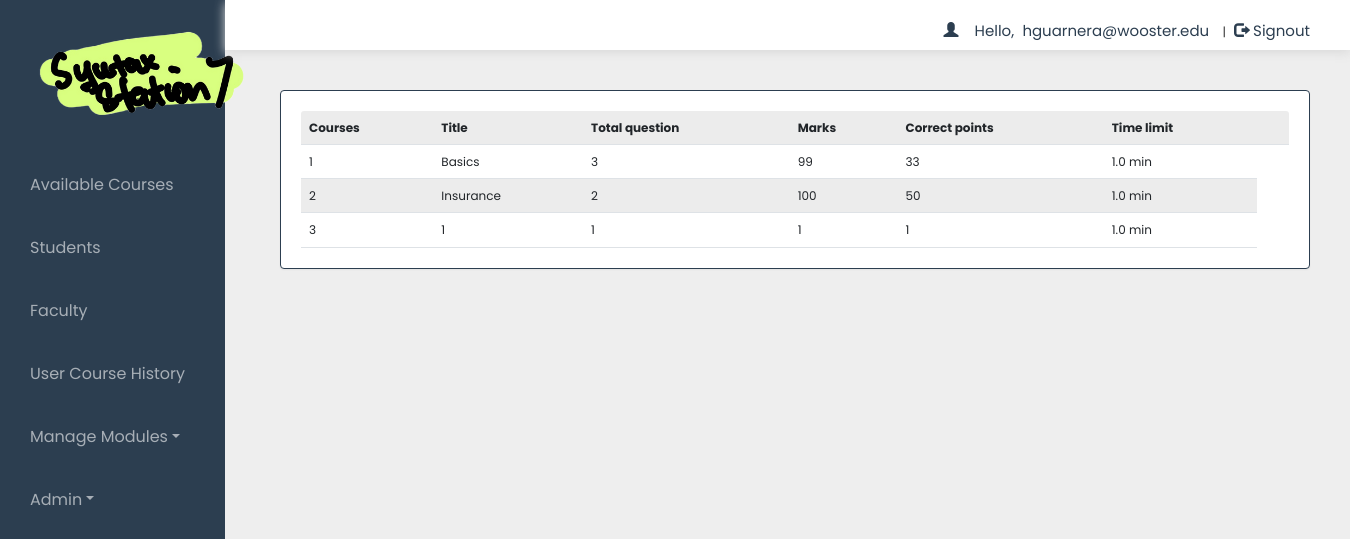
Before: /dash.php?q=0 (signed in) with the older database file.
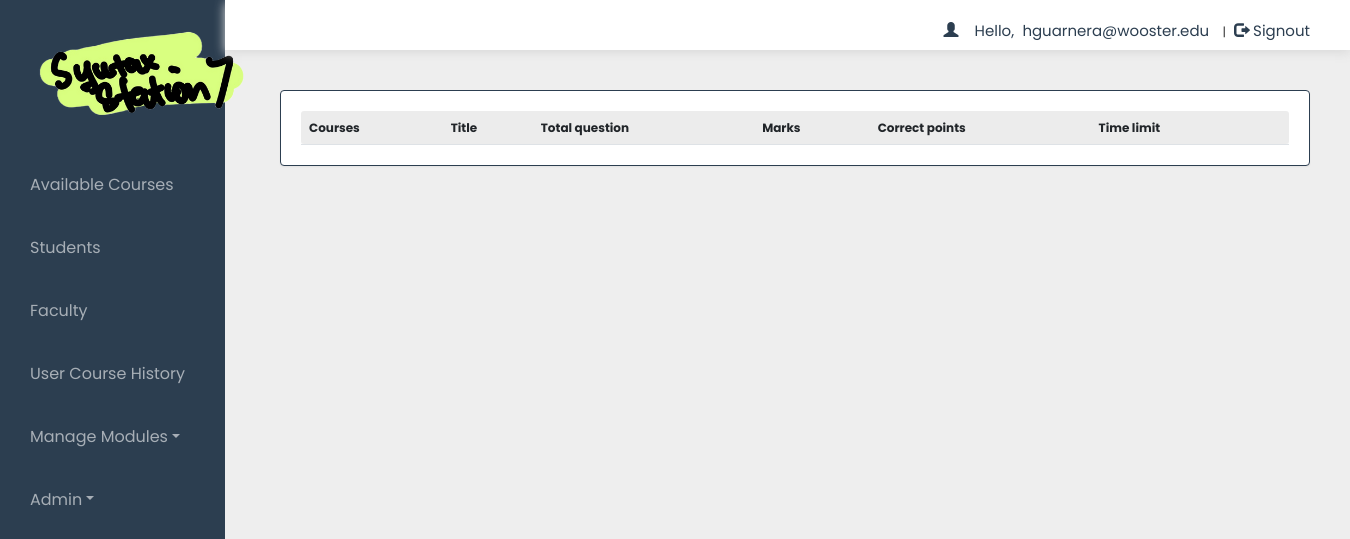
After: the same page with the newer database file.
### tables this page shows
CREATE TABLE `quiz` (
  `eid` text NOT NULL,
  `title` varchar(100) NOT NULL,
  `sahi` int(11) NOT NULL,
  `total` int(11) NOT NULL,
  `time` decimal(2,1) NOT NULL,
  `intro` text NOT NULL,
  `date` timestamp NOT NULL DEFAULT current_timestamp() ON UPDATE current_timestamp(),
  `email` varchar(50) DEFAULT NULL
);

### dash.php (the view, shortened to what this page needs)
<!DOCTYPE html>
<html>
<head>
    <link href="https://cdn.jsdelivr.net/npm/bootstrap@5.2.0-beta1/dist/css/bootstrap.min.css" rel="stylesheet">
    <link rel="stylesheet" href="css/bootstrap.min.css" />
    <link rel="stylesheet" href="css/bootstrap-theme.min.css" />
    <link rel="stylesheet" href="css/main.css">
    <link rel="stylesheet" href="css/font.css">
</head>
<?php
include_once 'dbConnection.php';
$email = $_SESSION['email'];
?>
<body>
    <div class="container-fluid">
        <div class="leftNavbar">
            <div class="row g-0 flex-nowrap">
                <div class="col-lg-2 col-sm-2 col-md-3 px-sm-0 px-0" style="background-color:#2c3e50;">
                    <div class="d-flex flex-column align-items-center align-items-sm-start px-0 mx-0 pt-2 text-white min-vh-100">
                        <a href="https://www.ashesi.edu.gh/" class="d-flex align-items-center pb-4 mb-md-0 me-md-auto text-white text-decoration-none">
                            <div class="logo">
                            <img src="./images/SSLogo.png" alt="" width="220" style="margin-bottom: 5px; margin-left: 20px; margin-top: 10px">
                            </div>
                        </a>
                        <ul class="nav-links px-3 mx-0">
                            <li class="nav-item" <?php if (@$_GET['q'] == 10) echo 'class="active"'; ?>>
                                <a href="dash.php?q=10">Available Courses<span class="sr-only">(current)</span></a>
                            </li>
                            <li class="nav-item" <?php if (@$_GET['q'] == 11) echo 'class="active"'; ?>>
                                <a href="dash.php?q=11">Students</a>
                            </li>
                            <li class="nav-item" <?php if (@$_GET['q'] == 12) echo 'class="active"'; ?>>
                                <a href="dash.php?q=12">Faculty</a>
                            </li>
                            <li class="nav-item" <?php if (@$_GET['q'] == 13) echo 'class="active"'; ?>>
                                <a href="dash.php?q=13">User Course History</a>
                            </li>
                            <li class="dropdown nav-item <?php if (@$_GET['q'] == 4 || @$_GET['q'] == 5) echo 'active'; ?>">
                                <a href="#" class="dropdown-toggle" data-toggle="dropdown" role="button" aria-haspopup="true" aria-expanded="false">Manage Modules</a>
                            </li>
                            <li class="dropdown nav-item <?php if (@$_GET['q'] == 8 || @$_GET['q'] == 9) echo 'active'; ?>">
                                <a href="#" class="dropdown-toggle" data-toggle="dropdown" role="button" aria-haspopup="true" aria-expanded="false">Admin</a>
                            </li>
                        </ul>
                    </div>
                </div>
                <div class="container col-lg-10" style="padding: 0 !important; margin: 0 !important;">
                    <div class="header admin" style="height: 50px;">
                        <div class="px-5" style="background-color:#FFFFFF;">
                            <?php
                            if (!(isset($_SESSION['email']))) {
                                header("location:index.php");
                            } else {
                                echo '<span class="pull-right top title1" ><span class="log1"><span class="glyphicon glyphicon-user" aria-hidden="true"></span>&nbsp;&nbsp;&nbsp;&nbsp;Hello,</span> <a href="dash.php" class="log log1">' . $email . '</a>&nbsp;|&nbsp;<a href="logout.php?q=dash.php" class="log"><span class="glyphicon glyphicon-log-out" aria-hidden="true"></span>&nbsp;Signout</button></a></span>';
                            }
                            ?>
                        </div>
                    </div>
                    <div class="bg">
                        <div class="container ">
                            <div class="row">
                                <div class="col-lg-12 ">
                                    <?php if (@$_GET['q'] == 0) {
                                        $result = mysqli_query($con, "SELECT * FROM quiz ORDER BY date") or die('Error');
                                        echo  '
                                        <div class="panel">
                                            <table class="table table-striped title1">
                                                <tr>
                                                    <td>
                                                        <b>Courses</b>
                                                    </td>
                                                    <td>
                                                        <b>Title</b>
                                                    </td>
                                                    <td>
                                                        <b>Total question</b>
                                                    </td>
                                                    <td>
                                                        <b>Marks</b>
                                                    </td>
                                                    <td>
                                                        <b>Correct points</b>
                                                    </td>
                                                    <td>
                                                        <b>Time limit</b>
                                                    </td>
                                                    <td></td>
                                                </tr>';
                                        $c = 1;
                                        while ($row = mysqli_fetch_array($result)) {
                                            $title = $row['title'];
                                            $total = $row['total'];
                                            $sahi = $row['sahi'];
                                            $time = $row['time'];
                                            echo '<tr><td>' . $c++ . '</td><td>' . $title . '</td><td>' . $total . '</td><td>' . $sahi * $total . '</td><td>' . $sahi . '</td><td>' . $time . '&nbsp;min</td></tr>';
                                        }
                                        echo '</table></div>';
                                    }
                                    ?>
                                </div>
                            </div>
                        </div>
                    </div>
                </div>
            </div>
</body>
</html>

### css/main.css (style rules this page uses)
* { margin: 0; padding: 0; box-sizing: border-box; }
html { width: 100%; height: 100%; }
body { overflow-x:hidden; height: 100%; width:100%; font-size: 12px !important; font-family: "Poppins", sans-serif; background:#eee; min-height:550px; background-attachment:fixed; }
.bg { min-height:540px; }
.panel { border-color:#2c3e50; margin:40px; padding:20px; }
.header { background: #ffffff; height:100px; width: 100%; box-shadow: 0px 3px 10px rgb(218, 218, 218); }
.logo { font-size:35px; color:#ffbb33; margin:15px; }
ul { width: 100%; }
.nav-item { display: flex; align-items: center; font-size: 16px; list-style: none; padding: 20px 0; }
.nav-item a { width: 100%; color: rgba(255, 255, 255, 0.583); padding: 0px 20px; text-decoration: none; }
.top { margin-top:20px; }
.log1 { color:#2c3e50; margin-left:11px; font-size: 15px }
.log { margin:10px; margin-left:5px; color: #2c3e50; text-decoration:none; font-size:20px; font-size:15px; }

Changed rows visible on the page:
removed quiz: title "Basics", total "3", $sahi * $total "99", sahi "33", time "1.0"
removed quiz: title "Insurance", total "2", $sahi * $total "100", sahi "50", time "1.0"
removed quiz: title "1", total "1", $sahi*$total "1", sahi "1", time "1.0"
